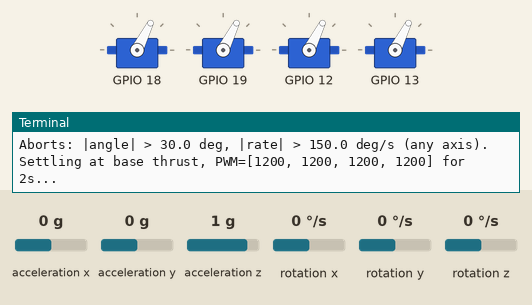
Simulated run of this program. Board: Raspberry Pi (BCM pin numbers). Parts: 4 × servo, the last lines printed to the terminal. The test bench sets the inputs (shaded band); at power-on: acceleration x 0 g, acceleration y 0 g, acceleration z 1 g, rotation x 0 °/s, rotation y 0 °/s, rotation z 0 °/s. Files the program writes start out absent; servo angles are drawn from the pulse width (0.5 ms = 0°, 2.5 ms = 180°); the clock reads 2024-03-15 10:24:30 at power-on unless the program sets it. At 8.2 s the program stops and its outputs stay as they are.

Above: at 5.1 s.
At 8.2 s:
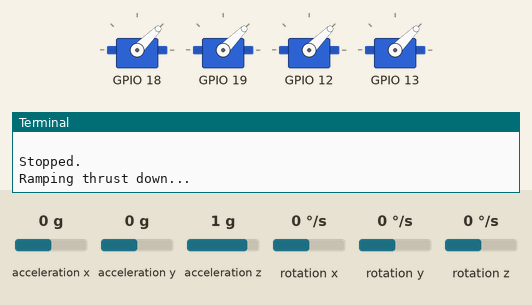
Timing chart, 0 to 9.7 s (numbered marks = the images above):
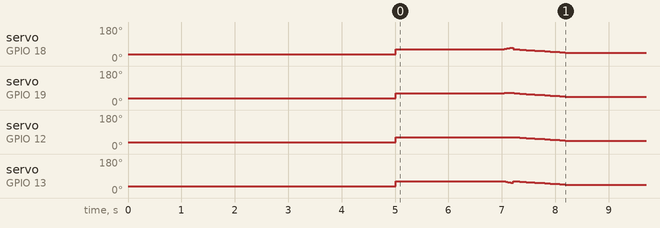

Measured:
- by itself, servo on GPIO 18: rises from 36° to 69° in 2.1 s, then falls to 45° in 1.0 s
- by itself, servo on GPIO 19: rises from 36° to 66° in 2.1 s, then falls to 45° in 1.1 s

The program:

mimo_chirp_sysid.py
```python
#!/usr/bin/env python3
"""
MIMO system identification: simultaneous, frequency-separated chirp
excitation on all three axes. No PX4, no MAVLink -- this script owns the
whole chain, same as the earlier standalone SISO chirp scripts.

    tau_x = A_x * sin(phase_x(t))   sweeping 0.3 - 0.8 Hz   (roll)
    tau_y = A_y * sin(phase_y(t))   sweeping 1.0 - 1.5 Hz   (pitch)
    tau_z = A_z * sin(phase_z(t))   sweeping 1.8 - 2.3 Hz   (yaw)

All three run AT THE SAME TIME, each in its own non-overlapping frequency
band. This is the standard approach for MIMO frequency-domain system
identification: because the bands don't overlap, each axis's response can
be isolated afterward (e.g. by band-pass filtering the logged roll/pitch/
yaw signals, or in the frequency domain) without needing to excite one
axis at a time and hold the others at zero, as the earlier SISO scripts
did. This lets a single run capture cross-axis coupling terms (e.g.
tau_x -> pitch response) directly, which the SISO campaign could not.

    [tau_x, tau_y, tau_z, thrust]
          |  combine  (quad-X mixer geometry)
      motor_i        (normalized fraction, [0,1])
          |  clamp, then scale
      pwm_i          (microseconds, [1000, 2000])
          |  pigpio
        ESCs

AMPLITUDE / SAFETY MARGIN
-------------------------
With all three chirps at their peak simultaneously and aligned in sign
(the worst case for any single motor), the combined mixer demand is:

    motor_i = A*(0.707 + 0.707 + 1.0) + thrust = 2.414*A + thrust

At A = 0.05 and thrust = 0.2 (the same operating point every SISO
identification run used), that gives motor commands in [0.079, 0.321] in
the worst case -- comfortable margin on both sides, verified before this
script was written rather than assumed. Do not raise A without redoing
this check.

Logs the same columns as the SISO scripts (time, all three commanded
torques, roll/pitch/yaw angles, roll/pitch/yaw rates, all four PWMs) so
existing MATLAB loading code needs only trivial changes.

SAFETY
------
Nothing else is in the loop. There is no PX4 failsafe and no
stabilization of any kind behind this script -- the angle/rate aborts
below are the ONLY automatic protection.

The first thing this script does is arm the ESCs (900us for 5s). That
phase is deliberately excluded from the CSV.
"""

import time
import csv
import math
import atexit
import signal

import pigpio
from mpu6050 import mpu6050

# ============================== CONFIG ====================================

# --- operating point -------------------------------------------------------
BASE_THRUST_NORM = 0.2   # SAME operating point as every SISO identification
                          # run, for direct comparability

# --- excitation: independent, non-overlapping bands per axis --------------
AMPLITUDE = 0.05          # normalized, SAME for all three axes -- see the
                          # worst-case combined-saturation check above
CHIRP_DURATION = 40.0     # seconds -- longer than the SISO runs (30s) to
                          # give roll's band (the slowest) enough full
                          # cycles for good spectral resolution: at 0.3 Hz
                          # a 40s run covers 12 full cycles at the low end

ROLL_F0,  ROLL_F1  = 0.3, 0.8    # Hz, tau_x
PITCH_F0, PITCH_F1 = 1.0, 1.5    # Hz, tau_y
YAW_F0,   YAW_F1   = 1.8, 2.3    # Hz, tau_z

LOOP_RATE_HZ = 50         # matches pigpio's PWM refresh rate -- see the
                          # cascade control scripts' end-of-file note for
                          # why running faster buys nothing here

# --- safety -----------------------------------------------------------------
ANGLE_LIMIT_DEG  = 30.0    # abort if any axis angle exceeds this
RATE_LIMIT_DEG_S = 150.0   # abort if any axis rate exceeds this
ANGLE_LIMIT_RAD  = math.radians(ANGLE_LIMIT_DEG)
RATE_LIMIT_RAD_S = math.radians(RATE_LIMIT_DEG_S)

# --- ESC arming -------------------------------------------------------------
ARM_PWM = 900
ARM_DURATION_S = 5.0

# --- GPIO (from your four_motor_bridge.py wiring) --------------------------
GPIO_M1, GPIO_M2, GPIO_M3, GPIO_M4 = 18, 19, 12, 13
GPIO_MOTORS = [GPIO_M1, GPIO_M2, GPIO_M3, GPIO_M4]
PWM_MIN, PWM_MAX = 1000, 2000

# --- MPU6050 calibration (your latest confirmed values) --------------------
GYRO_BIAS = {'x': 5.200038, 'y': -3.915649, 'z': 1.139756}   # deg/s
ROLL_OFFSET_DEG  = 4.841
PITCH_OFFSET_DEG = -0.816    # NOTE the sign: this is the negative of the
                              # tilt script's measured x_tilt, because the
                              # pitch formula below negates ax -- see
                              # roll_cascade_control.py for the full
                              # derivation of why this sign is correct

ALPHA = 0.98   # complementary filter weight (gyro vs accel)

OUTPUT_CSV = 'mimo_chirp_sysid_log.csv'

# --- mixer geometry (PX4 v1.9.2 quad_x, confirmed from your source) --------
ROTORS = [
    {'roll': -0.707107, 'pitch':  0.707107, 'yaw':  1.0, 'thrust': 1.0},  # M1 front-right, CCW
    {'roll':  0.707107, 'pitch': -0.707107, 'yaw':  1.0, 'thrust': 1.0},  # M2 rear-left,   CCW
    {'roll':  0.707107, 'pitch':  0.707107, 'yaw': -1.0, 'thrust': 1.0},  # M3 front-left,  CW
    {'roll': -0.707107, 'pitch': -0.707107, 'yaw': -1.0, 'thrust': 1.0},  # M4 rear-right,  CW
]

# ==========================================================================


def chirp(t, f0, f1, duration, amplitude):
    """Linear-frequency-sweep chirp from f0 to f1 Hz over `duration` s."""
    if t > duration:
        return 0.0
    k = (f1 - f0) / duration
    phase = 2.0 * math.pi * (f0 * t + 0.5 * k * t * t)
    return amplitude * math.sin(phase)


def mix(tau_x, tau_y, tau_z, thrust, t=None, warn=True):
    """Combine the four normalized commands into four normalized per-motor
    values, then clamp each to [0,1]. Plain combine-and-clamp -- see the
    SISO scripts for the caveat about PX4's airmode desaturation not being
    replicated here."""
    raw = []
    for r in ROTORS:
        raw.append(tau_x * r['roll'] +
                   tau_y * r['pitch'] +
                   tau_z * r['yaw'] +
                   thrust * r['thrust'])

    clamped = []
    for i, v in enumerate(raw):
        if warn and (v < 0.0 or v > 1.0):
            where = f" at t={t:.2f}s" if t is not None else ""
            print(f"  !! SATURATION{where}: motor {i + 1} raw={v:.4f} "
                  f"outside [0,1] -- clamped. This should not happen given "
                  f"the amplitude/thrust margin check above -- investigate "
                  f"if it does.")
        clamped.append(max(0.0, min(1.0, v)))

    return clamped


def to_pwm(motor_norm):
    """Normalized motor fraction [0,1] -> PWM microseconds [1000,2000]."""
    return [int(round(PWM_MIN + m * (PWM_MAX - PWM_MIN))) for m in motor_norm]


# --------------------------- pigpio setup ----------------------------------
pi = pigpio.pi()
if not pi.connected:
    raise RuntimeError("Cannot connect to pigpiod (is the daemon running?)")


def cut_motors():
    """Stop pulsing the GPIO entirely. pigpio holds the last value forever
    otherwise -- including after this process exits."""
    for gpio in GPIO_MOTORS:
        pi.set_servo_pulsewidth(gpio, 0)
    print("Motor PWM output stopped (0us to all ESCs).")


atexit.register(cut_motors)


def _signal_handler(signum, frame):
    cut_motors()
    raise SystemExit(f"Terminated by signal {signum}")


signal.signal(signal.SIGTERM, _signal_handler)
signal.signal(signal.SIGHUP, _signal_handler)    # SSH session drop


# ------------------------- 1) ESC ARMING -----------------------------------
# First thing the script does. Nothing here is logged.
print(f"Arming ESCs: {ARM_PWM}us to all four motors for {ARM_DURATION_S}s...")
_arm_t0 = time.time()
while time.time() - _arm_t0 < ARM_DURATION_S:
    for gpio in GPIO_MOTORS:
        pi.set_servo_pulsewidth(gpio, ARM_PWM)
    time.sleep(0.02)
print("Arming complete.")


# ------------------------- MPU6050 ------------------------------------------
mpu = mpu6050(0x68)
angle_est = {'roll': 0.0, 'pitch': 0.0, 'yaw': 0.0}   # radians


def update_attitude(dt):
    accel = mpu.get_accel_data()
    gyro = mpu.get_gyro_data()

    gx = gyro['x'] - GYRO_BIAS['x']
    gy = gyro['y'] - GYRO_BIAS['y']
    gz = gyro['z'] - GYRO_BIAS['z']

    # note the -accel['z']: this board reads az ~= -9.6 when level, so the
    # sign is flipped here to keep atan2 away from the +/-180 branch cut
    accel_roll = math.degrees(math.atan2(accel['y'], -accel['z'])) - ROLL_OFFSET_DEG
    accel_pitch = math.degrees(math.atan2(
        -accel['x'], math.sqrt(accel['y'] ** 2 + accel['z'] ** 2))) - PITCH_OFFSET_DEG

    roll_deg = ALPHA * (math.degrees(angle_est['roll']) + gx * dt) + (1 - ALPHA) * accel_roll
    pitch_deg = ALPHA * (math.degrees(angle_est['pitch']) + gy * dt) + (1 - ALPHA) * accel_pitch
    yaw_deg = math.degrees(angle_est['yaw']) + gz * dt   # gyro-only, drifts

    angle_est['roll'] = math.radians(roll_deg)
    angle_est['pitch'] = math.radians(pitch_deg)
    angle_est['yaw'] = math.radians(yaw_deg)

    rates = {'roll': math.radians(gx),
             'pitch': math.radians(gy),
             'yaw': math.radians(gz)}
    return angle_est, rates


# --------------------------- 2) MAIN LOOP -----------------------------------
log_rows = []
period = 1.0 / LOOP_RATE_HZ

print(f"MIMO chirp excitation, {CHIRP_DURATION}s, amplitude={AMPLITUDE} on all axes:")
print(f"  tau_x (roll):  {ROLL_F0}-{ROLL_F1} Hz")
print(f"  tau_y (pitch): {PITCH_F0}-{PITCH_F1} Hz")
print(f"  tau_z (yaw):   {YAW_F0}-{YAW_F1} Hz")
print(f"Base thrust={BASE_THRUST_NORM}")
print(f"Aborts: |angle| > {ANGLE_LIMIT_DEG} deg, "
      f"|rate| > {RATE_LIMIT_DEG_S} deg/s (any axis).")

try:
    # settle at symmetric base thrust before exciting anything
    settle_pwms = to_pwm(mix(0.0, 0.0, 0.0, BASE_THRUST_NORM, warn=False))
    print(f"Settling at base thrust, PWM={settle_pwms} for 2s...")
    _s0 = time.time()
    while time.time() - _s0 < 2.0:
        for gpio, pwm in zip(GPIO_MOTORS, settle_pwms):
            pi.set_servo_pulsewidth(gpio, pwm)
        time.sleep(period)

    t_start = time.time()
    last_t = t_start

    while True:
        now = time.time()
        dt = now - last_t
        last_t = now
        t = now - t_start

        angles, rates = update_attitude(dt)

        tau_x = chirp(t, ROLL_F0,  ROLL_F1,  CHIRP_DURATION, AMPLITUDE)
        tau_y = chirp(t, PITCH_F0, PITCH_F1, CHIRP_DURATION, AMPLITUDE)
        tau_z = chirp(t, YAW_F0,   YAW_F1,   CHIRP_DURATION, AMPLITUDE)

        motor_norm = mix(tau_x, tau_y, tau_z, BASE_THRUST_NORM, t=t)
        pwms = to_pwm(motor_norm)

        for gpio, pwm in zip(GPIO_MOTORS, pwms):
            pi.set_servo_pulsewidth(gpio, pwm)

        log_rows.append((t, tau_x, tau_y, tau_z,
                         angles['roll'], angles['pitch'], angles['yaw'],
                         rates['roll'], rates['pitch'], rates['yaw'],
                         pwms[0], pwms[1], pwms[2], pwms[3]))

        if int(t / period) % 10 == 0:
            print(f"  t={t:6.2f}s  "
                  f"tau=({tau_x:+.4f},{tau_y:+.4f},{tau_z:+.4f})  "
                  f"roll={math.degrees(angles['roll']):6.2f}  "
                  f"pitch={math.degrees(angles['pitch']):6.2f}  "
                  f"yaw={math.degrees(angles['yaw']):6.2f}deg  "
                  f"pwm={pwms}")

        for axis in ('roll', 'pitch', 'yaw'):
            if abs(angles[axis]) > ANGLE_LIMIT_RAD:
                print(f"ABORT: {axis} exceeded {ANGLE_LIMIT_DEG} deg.")
                raise KeyboardInterrupt
            if abs(rates[axis]) > RATE_LIMIT_RAD_S:
                print(f"ABORT: {axis} rate exceeded {RATE_LIMIT_DEG_S} deg/s.")
                raise KeyboardInterrupt

        if t > CHIRP_DURATION:
            print("MIMO chirp sequence complete.")
            break

        time.sleep(max(0.0, period - (time.time() - now)))

except KeyboardInterrupt:
    print("\nStopped.")

finally:
    # ramp thrust down rather than cutting abruptly
    print("Ramping thrust down...")
    ramp_steps = int(1.0 * LOOP_RATE_HZ)
    for i in range(ramp_steps):
        thr = BASE_THRUST_NORM * (1.0 - (i + 1) / ramp_steps)
        ramp_pwms = to_pwm(mix(0.0, 0.0, 0.0, thr, warn=False))
        for gpio, pwm in zip(GPIO_MOTORS, ramp_pwms):
            pi.set_servo_pulsewidth(gpio, pwm)
        time.sleep(period)

    with open(OUTPUT_CSV, 'w', newline='') as f:
        writer = csv.writer(f)
        writer.writerow(['time', 'tau_x_cmd', 'tau_y_cmd', 'tau_z_cmd',
                         'roll_rad', 'pitch_rad', 'yaw_rad',
                         'rollspeed_rad_s', 'pitchspeed_rad_s', 'yawspeed_rad_s',
                         'pwm1', 'pwm2', 'pwm3', 'pwm4'])
        writer.writerows(log_rows)
    print(f"Saved {len(log_rows)} rows to {OUTPUT_CSV}")
    # cut_motors() runs automatically on exit via atexit
```
